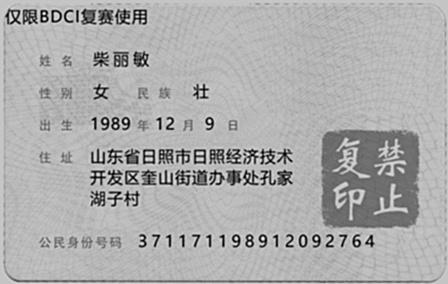
#> input picture word_recognize_train_data/fake_origin_jinzhifuyin/rematch_jinzhifuyin_train_empty/0a8d114246d247caaedce64dbe996a81_1.jpg, 448 x 284 px; the run also reads 1 picture not shown here
$ python watermark_remover.py   (older library calls are emulated)
#> lines starting #> are read from the running program, lines starting #| are printed output that depends on the picture; long printed decimals are rounded; pictures that were not available may be replaced by others from this repository, and a replacement may not be noted
### word_recognize_train_data/fake_origin_jinzhifuyin/no_watermark.py
import cv2
import random

from PIL import Image, ImageEnhance, ImageStat, ImageFilter
import os
import numpy as np


range_thr = {'6300-7077': 0.2,
             '3740-6300': 0.4,
             '1293-3740': 0.6,
             '300-1293': 0.8,
             '67-300': 1.0,
             '20-67': 1.2,
             '2-20': 1.4}

class MyGaussianBlur(ImageFilter.Filter):
    name = "GaussianBlur"

    def __init__(self, radius=2, bounds=None):
        self.radius = radius
        self.bounds = bounds

    def filter(self, image):
        if self.bounds:
            clips = image.crop(self.bounds).gaussian_blur(self.radius)
            image.paste(clips, self.bounds)
            return image
        else:
            return image.gaussian_blur(self.radius)


class WatermarkRemove(object):
    def __init__(self,image_file,template_file,demo_file):
        '''
        加载相关的图像
        :param image_file:加载原始的图像
        :param template_file: 加载模板的图像
        :param demo_file: 用来做mask的图像
        '''
#> called with template_file = 'roi.jpg', demo_file = 'roi_2.jpg'
        try:
            self.origin_image=cv2.imread(image_file)
#> self.origin_image is the input picture: shape (284, 448, 3); min 0, max 255, mean 172.3
            self.origin_template=cv2.imread(template_file)
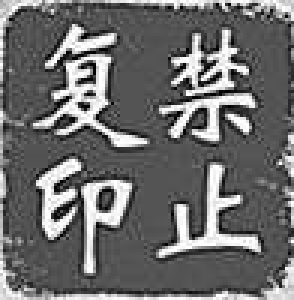
#> input picture word_recognize_train_data/fake_origin_jinzhifuyin/roi.jpg, 98 x 100 px (shown 3 times larger)
#> self.origin_template is the input picture: shape (100, 98, 3); min 0, max 255, mean 108.9
            self.image_gray=cv2.cvtColor(self.origin_image,cv2.COLOR_BGR2GRAY)
            self.template_gray=cv2.cvtColor(self.origin_template,cv2.COLOR_BGR2GRAY)
            self.demo_image=cv2.imread(demo_file)
            self.demo_gray=cv2.cvtColor(self.demo_image,cv2.COLOR_BGR2GRAY)
        except:
            raise Exception("imageLoadError")
        self.all_pixels_value=None
        self.light_times=None               #对与全局图像来说亮度要放大的倍数
        self.roi_coordinate=None
        self.back_values=None               #背景填充的颜色像素值
        self.threshold=None                 #在使用二值化进行水印处理的时候需要使用动态的阈值

    def image_reverse(self,image):
        image_reverse=255-image
        return image_reverse

    def find_RoI(self,template, Origin_Image):
        '''
        根据模板匹配的方式直接得到对应的RoI区域
        :param template:
        :param Origin_Image:
        :return:
        '''

        method = cv2.TM_CCOEFF
        # Apply template Matching
        res = cv2.matchTemplate(Origin_Image, template, method)
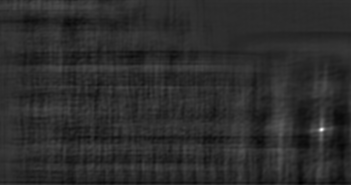
#> res: shape (185, 351) float32; min -4173726, max 19649290, mean 235.6; drawn with min black and max white
        min_val, max_val, min_loc, max_loc = cv2.minMaxLoc(res)
#> min_val = -4173726; max_val = 19649290; min_loc = (300, 182); max_loc = (321, 129)

        # If the method is TM_SQDIFF or TM_SQDIFF_NORMED, take minimum
        if method in [cv2.TM_SQDIFF, cv2.TM_SQDIFF_NORMED]:
            x, y = min_loc
        else:
            x, y = max_loc
#> x = 321; y = 129

        self.roi_coordinate=[x,y,x+template.shape[1],y+template.shape[0]]
#> self.roi_coordinate = [321, 129, 419, 229]
        self.roi=self.image_gray[y:y+template.shape[0],x:x+template.shape[1]]
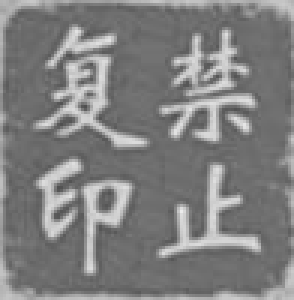
#> self.roi: shape (100, 98) (shown 3 times larger); min 80, max 236, mean 127.4
        # return x, y, x + template.shape[1], y + template.shape[0]

    # [136 lines left out: functions calculate_times, overlap_, calculate_background, choice_make, watermark_remove_theory_based, RoI_padding and 1 more, not called in this run]


class WatermarkBlender(WatermarkRemove):
    def __init__(self, image_file, template_file, demo_file, trans):
        '''
        添加合成水印的程序， 将水印模板和原始图像进行合成
        :param trans: 将水印添加到原始图像上时对应的透明度
        '''
        super(WatermarkBlender, self).__init__(image_file, template_file, demo_file)

    def add_watermark(self, image_file, image_path, save_path):
        # name = param[0].split('.')[0].split('/')[-1]
        image_blender = cv2.imread(image_file)
        image_blender = cv2.cvtColor(image_blender,cv2.COLOR_BGR2GRAY)
        self.find_RoI(self.template_gray, image_blender)						# 能够根据水印的模板找到对应原始图片中水印的位置，存放在self.roi中
        # index = param[0].split('.')[0].split('_')[-1]

        imageVar = cv2.Laplacian(image_blender, cv2.CV_64F).var()
#> imageVar = 1099.2
        image_blender_pil = Image.fromarray(cv2.cvtColor(image_blender, cv2.COLOR_BGR2RGB))

        new_img = Image.open(image_path)             # 读取生成的假身份证
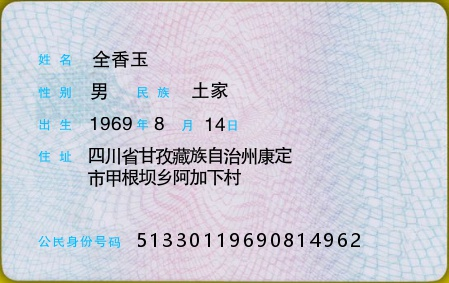
#> input picture word_recognize_train_data/fake_origin_jinzhifuyin/0_1.jpg, 449 x 283 px, given as the content of the folder fake_real_color_data_jinzhifuyin, which was not available
#> new_img is the input picture: PIL image 449x283 RGB; mean R, G, B 203, 204.5, 215.1
        new_img = new_img.convert('RGBA')
#> new_img: PIL image 449x283 RGBA

        put_water(image_blender_pil, new_img, self.roi_coordinate, self.roi, imageVar, save_path)

        # [126 lines of commented-out code are left out]

def put_water(ori_img, new_img, water_pos, water_pix, imgVar, save_path):

#> called with imgVar = 1099.2
    start = ImageStat.Stat(ori_img)
    ori_bright_thr = int(start.mean[0])         # 原始亮度
#> ori_bright_thr = 172
    x = random.randint(0, 300)
    y = random.randint(0, 155)
    new_img = new_img.convert('L')
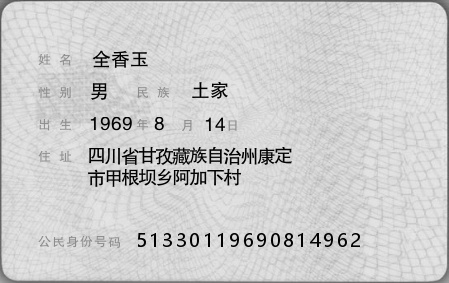
#> new_img: PIL image 449x283 L; min 0, max 236, mean 205.3
    start = ImageStat.Stat(new_img)
    new_bright_thr = int(start.mean[0])           # 假图片亮度
#> new_bright_thr = 205
    width = height = 128
    enh_bri = ImageEnhance.Brightness(new_img)
    brightness = ori_bright_thr / new_bright_thr        #调亮度
#> brightness = 0.839
    new_img = enh_bri.enhance(brightness)
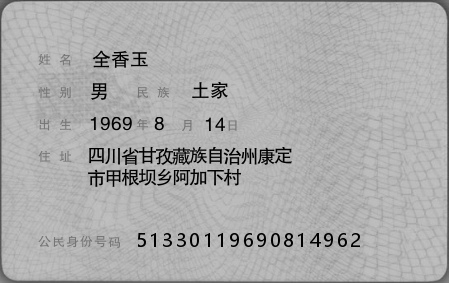
#> new_img: PIL image 449x283 L; min 0, max 198, mean 171.8
    p = [max(x - random.randint(0,20), 0), max(y-random.randint(0, 20), 0)]
    new_img = new_img.convert('RGBA')
#> new_img: PIL image 449x283 RGBA
    britht_jmz = random.randint(160, 250)
    text_overlay = Image.new('RGBA', new_img.size, (255, 255, 255, 0))

    for i in range(water_pos[0], water_pos[2]):                 # 打水印到画布上
        for j in range(water_pos[1], water_pos[3]):
            i_temp = i - water_pos[0]
            j_temp = j - water_pos[1]
            now_pix = water_pix[j_temp][i_temp]
            text_overlay.putpixel((i_temp + x, j_temp + y), (now_pix, now_pix, now_pix, britht_jmz))
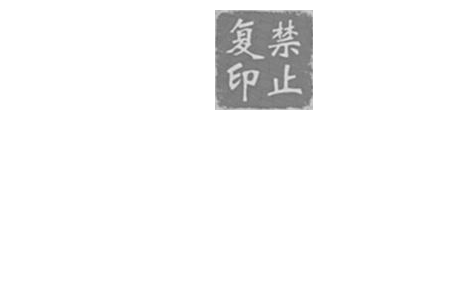
#> text_overlay: PIL image 449x283 RGBA; mean R, G, B, A 245.2, 245.2, 245.2, 17.1; transparent parts drawn white

    print(imgVar)
#| 1099.207

    for range_t in range_thr:
        items = range_t.split("-")
        max_ = int(items[1]) + 1
        min_ = int(items[0]) - 1

        if int(imgVar) in range(min_, max_):
            Gaussian_thr = range_thr[range_t]
            break
    if imgVar > 7077:
        Gaussian_thr = 0.1
    if imgVar < 2:
        Gaussian_thr = 1.4
    new_img = new_img.filter(MyGaussianBlur(radius=Gaussian_thr))   # 模糊后未加水印

    img_bef = new_img.crop((p[0], p[1], p[0] + width, p[1] + height))
    res_img = Image.alpha_composite(new_img, text_overlay)  # 加水印
    img_after = res_img.crop((p[0], p[1], p[0] + width, p[1] + height))
    fake_img = Image.new("RGB", (width * 2, height))
    fake_img.paste(img_after, (0, 0))
    fake_img.paste(img_bef, (width, 0))
    fake_img.save(save_path)
    # 没有写保存图片了...

### word_recognize_train_data/fake_origin_jinzhifuyin/watermark_remover.py
import no_watermark
import random
import os
from multiprocessing import Pool
import cv2

from PIL import Image, ImageEnhance, ImageStat, ImageFilter
import os
import numpy as np


template_file='roi.jpg'	# 水印的模板
demo_file='roi_2.jpg'
def run(img_name):
    try:
        image_f = os.path.join(origin_path, img_name)
        save_img = os.path.join(dst_path, img_name)
        file = files[random.randint(0, len(files) - 1)]
        image_file = file_path + '/' + file                                     # 0.5参数不用管，我好像没用到
        m = no_watermark.WatermarkBlender(image_file, template_file, demo_file, 0.5) # demo_file这个参数不用管，这个是上一个类中需要用到的内容，只需要在文件夹下有这样一>个文件就可以了
        m.add_watermark(image_file, image_f, save_img)
    except:
        print(img_name, "  failed!!")


if __name__=='__main__':

    file_path ="rematch_jinzhifuyin_train_empty"
    origin_path = "fake_real_color_data_jinzhifuyin"
    dst_path = "../fake_originImages_add_wartermask"
    if not os.path.exists(dst_path):
        os.makedirs(dst_path)
    files = os.listdir(file_path)
    origin_files = os.listdir(origin_path)
    for origin_file in origin_files:
        run(origin_file)
    # [5 lines of commented-out code are left out]
